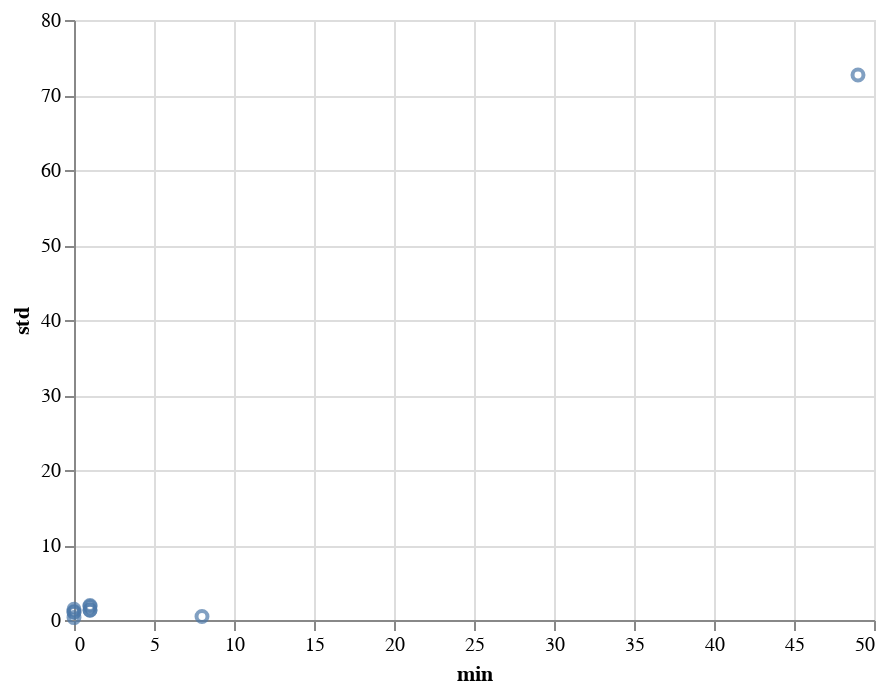

Notebook cell for this chart:
### Code cell
# prompt: Using dataframe summary: std vs min

import altair as alt
alt.Chart(summary).mark_point().encode(x='min', y='std')

### Figure 1 — Vega-Lite specification as saved in the notebook (floating-point values rounded to 4 significant figures)
{"config": {"view": {"continuousWidth": 400, "continuousHeight": 300}}, "data": {"name": "data-4e232381c51c2a92d5857211d5862b2d"}, "mark": "point", "encoding": {"x": {"field": "min", "type": "quantitative"}, "y": {"field": "std", "type": "quantitative"}}, "$schema": "https://vega.github.io/schema/vega-lite/v4.17.0.json", "datasets": {"data-4e232381c51c2a92d5857211d5862b2d": [{"count": 4986.0, "mean": 8.208, "std": 0.464, "min": 8.0, "25%": 8.0, "50%": 8.0, "75%": 8.0, "max": 11.0}, {"count": 4986.0, "mean": 151.4, "std": 72.66, "min": 49.0, "25%": 109.0, "50%": 133.0, "75%": 165.0, "max": 873.0}, {"count": 4986.0, "mean": 1.499, "std": 1.113, "min": 0.0, "25%": 1.0, "50%": 1.0, "75%": 2.0, "max": 6.0}, {"count": 4986.0, "mean": 1.142, "std": 1.001, "min": 0.0, "25%": 0.0, "50%": 1.0, "75%": 2.0, "max": 6.0}, {"count": 4986.0, "mean": 2.815, "std": 1.334, "min": 1.0, "25%": 2.0, "50%": 3.0, "75%": 4.0, "max": 9.0}, {"count": 4986.0, "mean": 2.87, "std": 1.311, "min": 1.0, "25%": 2.0, "50%": 3.0, "75%": 4.0, "max": 9.0}, {"count": 4986.0, "mean": 0.1089, "std": 0.3204, "min": 0.0, "25%": 0.0, "50%": 0.0, "75%": 0.0, "max": 2.0}, {"count": 4986.0, "mean": 1.655, "std": 1.43, "min": 0.0, "25%": 1.0, "50%": 1.0, "75%": 2.0, "max": 17.0}, {"count": 4986.0, "mean": 3.399, "std": 1.927, "min": 1.0, "25%": 2.0, "50%": 3.0, "75%": 4.0, "max": 17.0}, {"count": 4986.0, "mean": 3.382, "std": 1.79, "min": 1.0, "25%": 2.0, "50%": 3.0, "75%": 4.0, "max": 14.0}]}}
